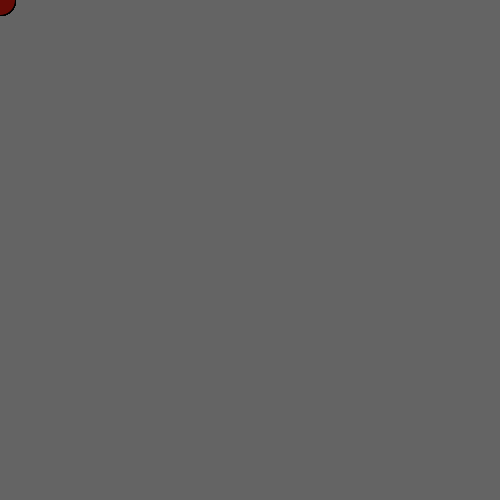
Frame 1 (no input)
Frame 60 (the mouse pressed at the canvas centre just before this capture): identical to frame 1, image omitted
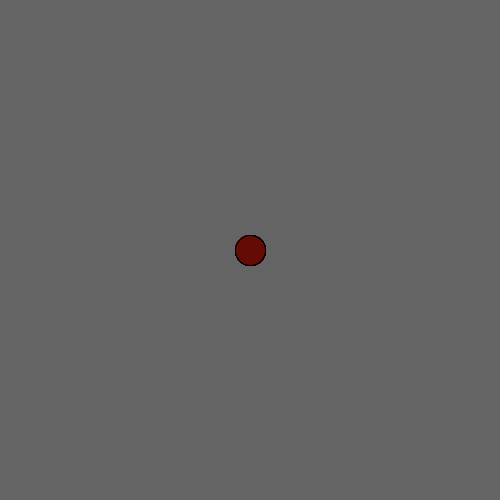
Frame 120 (the mouse held since frame 60 and released just before this capture)

The Processing sketch that drew these frames (run headless with seeded random() and noise(); from frame 60 on, the mouse is pressed at the canvas centre):

// Processing sketch: task_6_25
// ── task_6_25.pde
int x [] = new int [30];;//30このえんのｘ座標
int y [] = new int [30];//y座標
void setup() {
  size(500,500);
  for(int i= 0;i < 30; i++) {
    x[i] = 0;
    y[i] = 0; 
    int a = 0;

  } 
}

void draw () {
  background(100);//がめんりせっと
  x[0] = mouseX;
  y[0] = mouseY;
  ellipse(x[0],y[0],30,30);
  for(int i = 29; i> 0; i--) {
    x[i] = x[i-1];
    y[i] = y[i-1];
    fill(i+100,i+10,i+5);
    ellipse(x[i],y[i],30,30);
    
  }

 

}
